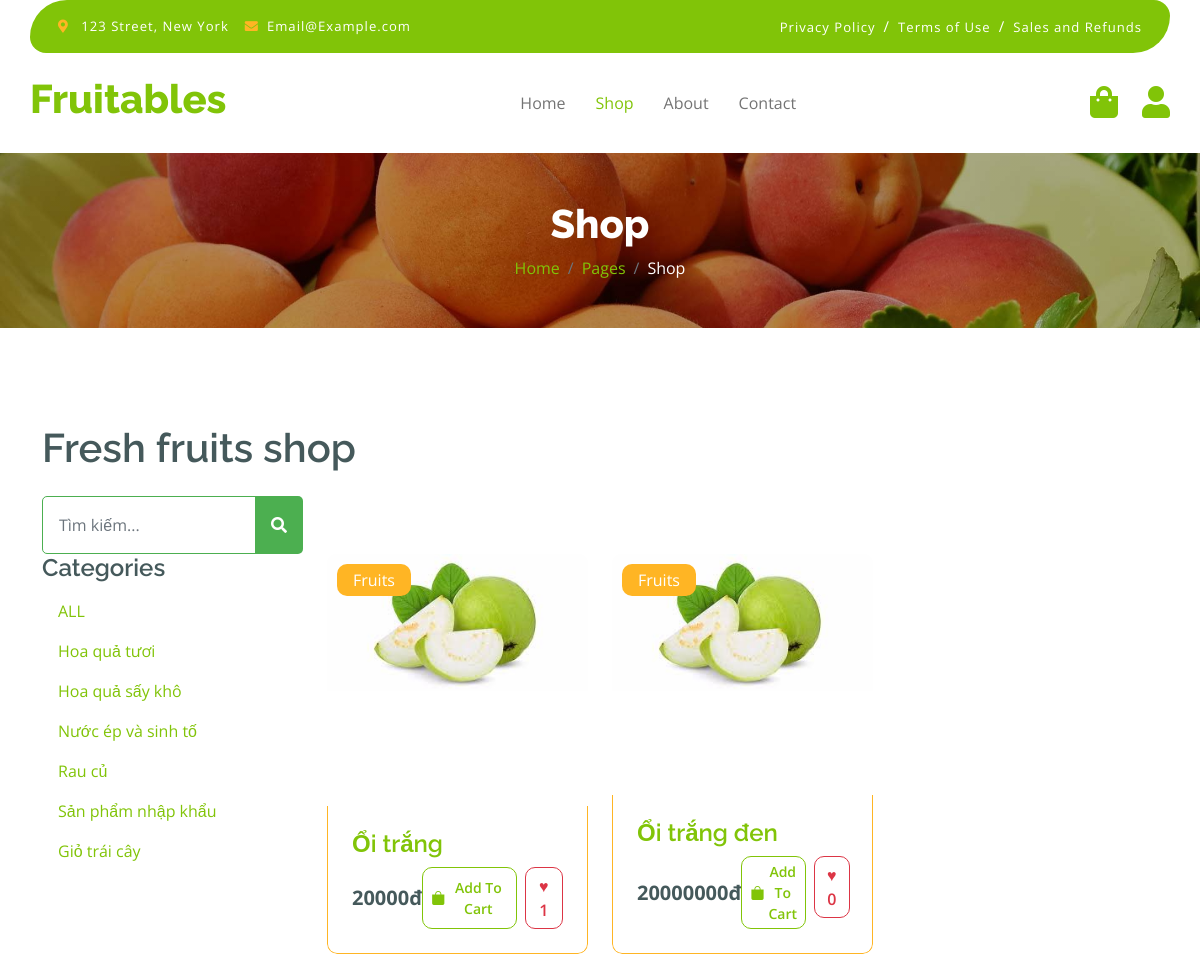
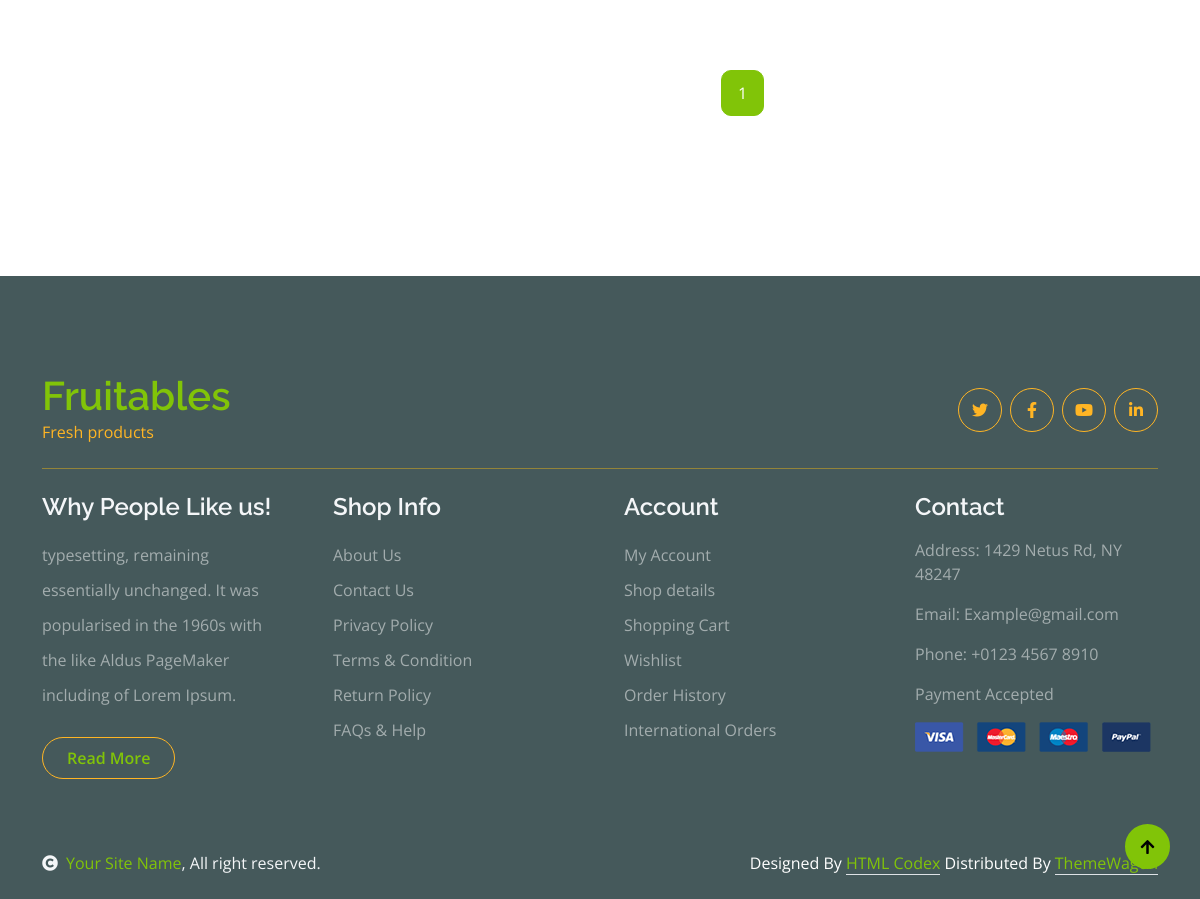
/category.php?id=1, run on the app's committed database (2 pictures, top to bottom).
### tables this page shows
CREATE TABLE IF NOT EXISTS `categories` (
  `id` int NOT NULL AUTO_INCREMENT,
  `name` varchar(255) NOT NULL,
  PRIMARY KEY (`id`)
);

CREATE TABLE IF NOT EXISTS `products` (
  `id` int NOT NULL AUTO_INCREMENT,
  `name` varchar(255) NOT NULL,
  `price` int NOT NULL,
  `description` text NOT NULL,
  `image` varchar(255) NOT NULL,
  `views` int NOT NULL DEFAULT '0',
  `likes` int NOT NULL DEFAULT '0',
  `status` tinyint NOT NULL DEFAULT '1',
  PRIMARY KEY (`id`)
);

### category.php (the view, shortened to what the rows shown need)
<?php
require_once 'config/database.php';
$id = '';
$page = 1;
$perPage = 6;
if (isset($_GET['id'])) {
     $id = $_GET['id'];
}
$productModel = new Product();
$products = $productModel->findByCategory2($id, $page, $perPage);
$categoryModel = new Category();
$categories = $categoryModel->all();
?>
<!DOCTYPE html>
<html lang="en">
<head>
     <link rel="stylesheet" href="https://use.fontawesome.com/releases/v5.15.4/css/all.css" />
     <link href="https://cdn.jsdelivr.net/npm/bootstrap-icons@1.4.1/font/bootstrap-icons.css" rel="stylesheet">
     <link href="lib/lightbox/css/lightbox.min.css" rel="stylesheet">
     <link href="lib/owlcarousel/assets/owl.carousel.min.css" rel="stylesheet">
     <link href="css/bootstrap.min.css" rel="stylesheet">
     <link href="css/style.css" rel="stylesheet">
</head>
<body>
     <div class="container-fluid fixed-top">
          <div class="container px-0">
               <nav class="navbar navbar-light bg-white navbar-expand-xl">
                    <a href="index.php" class="navbar-brand">
                         <h1 class="text-primary display-6">Fruitables</h1>
                    </a>
               </nav>
          </div>
     </div>
     <div class="container-fluid page-header py-5">
          <h1 class="text-center text-white display-6">Shop</h1>
     </div>
     <div class="container-fluid fruite py-5">
          <div class="container py-5">
               <h1 class="mb-4">Fresh fruits shop</h1>
               <div class="row g-4">
                    <div class="col-lg-12">
                         <div class="row g-4">
                              <div class="col-lg-3">
                                   <div class="row g-4">
                                        <div class="col-lg-12">
                                             <div class="mb-3">
                                                  <ul class="list-unstyled fruite-categorie">
                                                       <?php foreach ($categories as $category) : ?>
                                                            <li>
                                                                 <a class="nav-link" href="category.php?id=<?php echo $category['id'] ?>"><?php echo $category['name'] ?></a>
                                                            </li>
                                                       <?php endforeach; ?>
                                                  </ul>
                                             </div>
                                        </div>
                                   </div>
                              </div>
                              <div class="col-lg-9">
                                   <div class="row g-4 justify-content">
                                        <?php
                                        foreach ($products as $product) :
                                        ?>
                                             <div class="col-md-6 col-lg-6 col-xl-4">
                                        <div class="rounded position-relative fruite-item">
                                            <div class="fruite-img">
                                                <a href="product.php?id=<?php echo $product['id'] ?>">
                                                    <img src="public/images/<?php echo $product['image'] ?>" class="img-fluid w-100 rounded-top" alt="">
                                                </a>
                                            </div>
                                            <div class="text-white bg-secondary px-3 py-1 rounded position-absolute" style="top: 10px; left: 10px;">Fruits</div>
                                            <div class="p-4 border border-secondary border-top-0 rounded-bottom">
                                                <h4>
                                                    <a href="product.php?id=<?php echo $product['id'] ?>">
                                                        <?php
                                                        echo (strlen($product['name']) > 20) ? substr($product['name'], 0, 20) . '...' : $product['name'];
                                                        ?>
                                                    </a>
                                                </h4>
                                                <div class="d-flex justify-content-between align-items-center">
                                                    <p class="text-dark fs-5 fw-bold mb-0"><?php echo $product['price'] ?>đ</p>
                                                    <div class="d-flex">
                                                        <a href="#" class="btn btn-sm btn-outline-primary d-flex align-items-center me-2">
                                                            <i class="bi bi-bag-fill me-1"></i>
                                                            <span>Add To Cart</span>
                                                        </a>
                                                        <form action="shop.php" method="post">
                                                            <button type="submit" class="btn btn-outline-danger" name="btn-like" value="<?= $product['id'] ?>">
                                                                &hearts; <?= $product['likes'] ?>
                                                            </button>
                                                        </form>
                                                    </div>
                                                </div>
                                            </div>
                                        </div>
                                    </div>
                                        <?php
                                        endforeach;
                                        ?>
                                   </div>
                              </div>
                         </div>
                    </div>
               </div>
          </div>
     </div>
     <div class="container-fluid bg-dark text-white-50 footer pt-5 mt-5">
          <div class="container py-5">
               <div class="pb-4 mb-4" style="border-bottom: 1px solid rgba(226, 175, 24, 0.5) ;">
                    <div class="row g-4">
                         <div class="col-lg-3">
                              <a href="#">
                                   <h1 class="text-primary mb-0">Fruitables</h1>
                              </a>
                         </div>
                    </div>
               </div>
          </div>
     </div>
</body>
</html>

### data on the page
categories: name "Hoa quả tươi"
categories: name "Hoa quả sấy khô"
categories: name "Nước ép và sinh tố"
categories: name "Rau củ"
categories: name "Sản phẩm nhập khẩu"
categories: name "Giỏ trái cây"
products: image (picture), name "Ổi trắng", price "20000", $product['id'] 10 (drawn), likes "1"
products: image (picture), name "Ổi trắng đen", price "20000000", $product['id'] 48 (drawn), likes "0"
